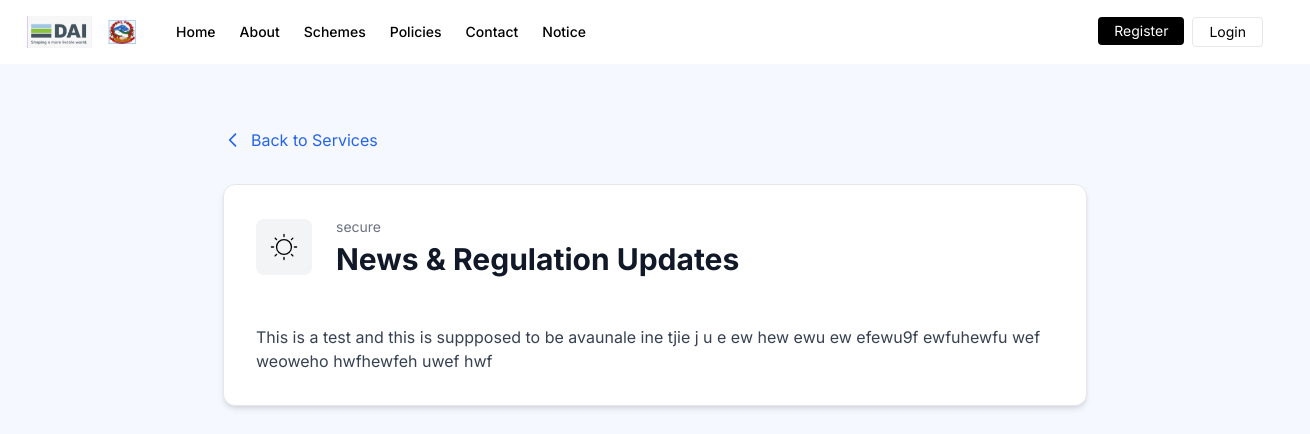
Screenshot of /services/3/ with the database file from the repository.
### dashboard/models.py (models this page shows, shortened)
class MenuItem(models.Model):
    name = models.CharField(max_length=100)
    type = models.CharField(max_length=10, choices=MENU_TYPE_CHOICES, default='internal')
    order = models.PositiveIntegerField(default=0)
    parent = models.ForeignKey('self', on_delete=models.CASCADE, null=True, blank=True, related_name='children')
    cms_id = models.ForeignKey('CMSPage', on_delete=models.SET_NULL, null=True, blank=True)
    module = models.CharField(max_length=100, blank=True, null=True, help_text="Named URL for internal pages")
    class Meta:
        ordering = ['order']
        verbose_name = "Menu Item"
        verbose_name_plural = "Menu Items"
    def get_absolute_url(self):
        try:
           if self.type == 'internal' and self.module:
               return reverse(self.module)
           elif self.type == 'cms' and self.cms_id:
               return reverse("dashboard:cms_page_detail", kwargs={"slug": self.cms_id.slug})
           elif self.type == 'external' and self.module:
               return self.module
        except NoReverseMatch:
            pass #
        return '#'

class Service(models.Model):
    tag = models.CharField(max_length=50)
    title = models.CharField(max_length=100)
    subtitle = models.CharField(max_length=500)
    description = models.TextField(blank=True)
    icon = models.FileField(upload_to='uploads/icons/service/')
    order = models.PositiveIntegerField(default=0, help_text='Order in which the services appear')
    class Meta:
        ordering = ['order']
        verbose_name = "Service"
        verbose_name_plural = "Services"

### dashboard/views.py (the view)
# urls.py: path('services/<int:id>/', views.service_detail, name='service_detail'),
def service_detail(request, id):
    service = get_object_or_404(Service, id=id)
    return render(request, 'service/service_detail.html', {'service': service})

### dashboard/context_processors.py (called while the page is built)
def global_context(request):
    menu_items = MenuItem.objects.filter(parent=None).prefetch_related('children').order_by('order')
    quick_links = Quicklinks.objects.all()
    contact_infos = ContactInfo.objects.all()
    social_links = SocialLinks.objects.all()
    raw_models = get_all_models()
    models = {
        name: {
            'class': model_info['model'],
            'verbose_name': model_info['verbose_name_plural'].replace('_', ' ').title()
        }
        for name, model_info in raw_models.items()
    }
    return {
        'menu_items': menu_items,
        'quick_links': quick_links,
        'contact_infos': contact_infos,
        'social_links': social_links,
        'models': models,
    }

### dashboard/utils.py (called while the page is built)
def get_all_models(app_labels=['dashboard']):
    all_models = {}
    for label in app_labels:
        app_models = apps.get_app_config(label).get_models()
        for model in app_models:
            all_models[model.__name__.lower()] = {
                'model': model,
                'verbose_name': model._meta.verbose_name.title(),  # or capfirst
                'verbose_name_plural': model._meta.verbose_name_plural.title(),
            }
    return all_models

### dashboard/templates/service/service_detail.html
{% extends 'base.html' %}
{% load static %}
{% block content %}
<section class="bg-[#F5F8FF] px-6 pt-16 pb-40 min-h-screen">
  <div class="container mx-auto px-4 max-w-4xl">
    <a href="{% url 'service_list' %}" class="inline-flex items-center mb-8 text-blue-600 hover:underline">
      <svg xmlns="http://www.w3.org/2000/svg" class="h-5 w-5 mr-2" fill="none" viewBox="0 0 24 24" stroke="currentColor" stroke-width="2">
        <path stroke-linecap="round" stroke-linejoin="round" d="M15 19l-7-7 7-7" />
      </svg>
      Back to Services
    </a>
    <article class="bg-white rounded-xl shadow-md p-8 border border-gray-200">
      <div class="flex items-center mb-6">
        <div class="w-14 h-14 p-3 rounded-lg flex items-center justify-center bg-gray-100 mr-6">
          <img src="{{ service.icon.url }}" alt="{{ service.title }}" class="w-8 h-8"
               onerror="this.onerror=null;this.src='https://placehold.co/32x32/E0E0E0/808080?text=Icon';">
        </div>
        <div>
          {% if service.tag %}
            <span class="text-sm text-gray-500 block mb-1">{{ service.tag }}</span>
          {% endif %}
          <h1 class="text-3xl font-bold text-gray-900">{{ service.title }}</h1>
        </div>
      </div>
      <div class="prose max-w-none text-gray-700 whitespace-pre-line">
        {{ service.description }}
      </div>
    </article>
  </div>
</section>
{% endblock %}

### templates/partials/header.html (shortened to what this page needs)
{% load static %}
<header class="bg-white shadow-sm" x-data>
  <div class="max-w-7xl mx-auto px-4 sm:px-6 lg:px-8 py-4 flex items-center justify-between">
    <div class="flex items-center ml-[-20px]">
      <img src="{% static 'images/logos/main_logo.png' %}" alt="Logo 1" class="w-[65px] h-[32px] mr-4">
      <img src="{% static 'images/logos/secondary_logo.png' %}" alt="Logo 2" class="w-[28px] h-[24px] mr-4">
      <nav class="hidden md:flex text-sm font-medium ml-6">
        <ul class="flex space-x-6 relative z-50">
          {% for item in menu_items %}
            <li class="relative group" x-data="{ open: false }">
              <div class="flex items-center justify-between hover:text-blue-600 transition duration-200 text-sm font-medium">
                <a href="{{ item.get_absolute_url }}" class="grow">
                  {{ item.name }}
                </a>
              </div>
            </li>
          {% endfor %}
        </ul>
      </nav>
    </div>
    <div class="hidden md:flex space-x-2">
      <a href="{% url 'dashboard:welcome_page' %}">
        <button class="bg-black text-white px-4 py-1 rounded text-sm hover:bg-gray-800">Register</button>
      </a>
      <a href="{% url 'dashboard:login' %}">
        <button class="border px-4 py-1 rounded hover:bg-gray-100 text-sm">Login</button>
      </a>
    </div>
  </div>
</header>

### templates/base.html (style rules this page uses)
body { font-family: 'Inter', sans-serif; background-color: #f3f4f6; }

### rows the page displays
MenuItem: name "Home"
MenuItem: name "About"
MenuItem: name "Schemes"
MenuItem: name "Policies"
MenuItem: name "Contact"
MenuItem: name "Notice"
Service: icon (picture), tag "secure", title "News & Regulation Updates", description "This is a test and this is suppposed to be avaunale ine tjie j u e ew hew ewu ew efewu9f ewfuhewfu wef weoweho hwfhewfeh uwef hwf"
